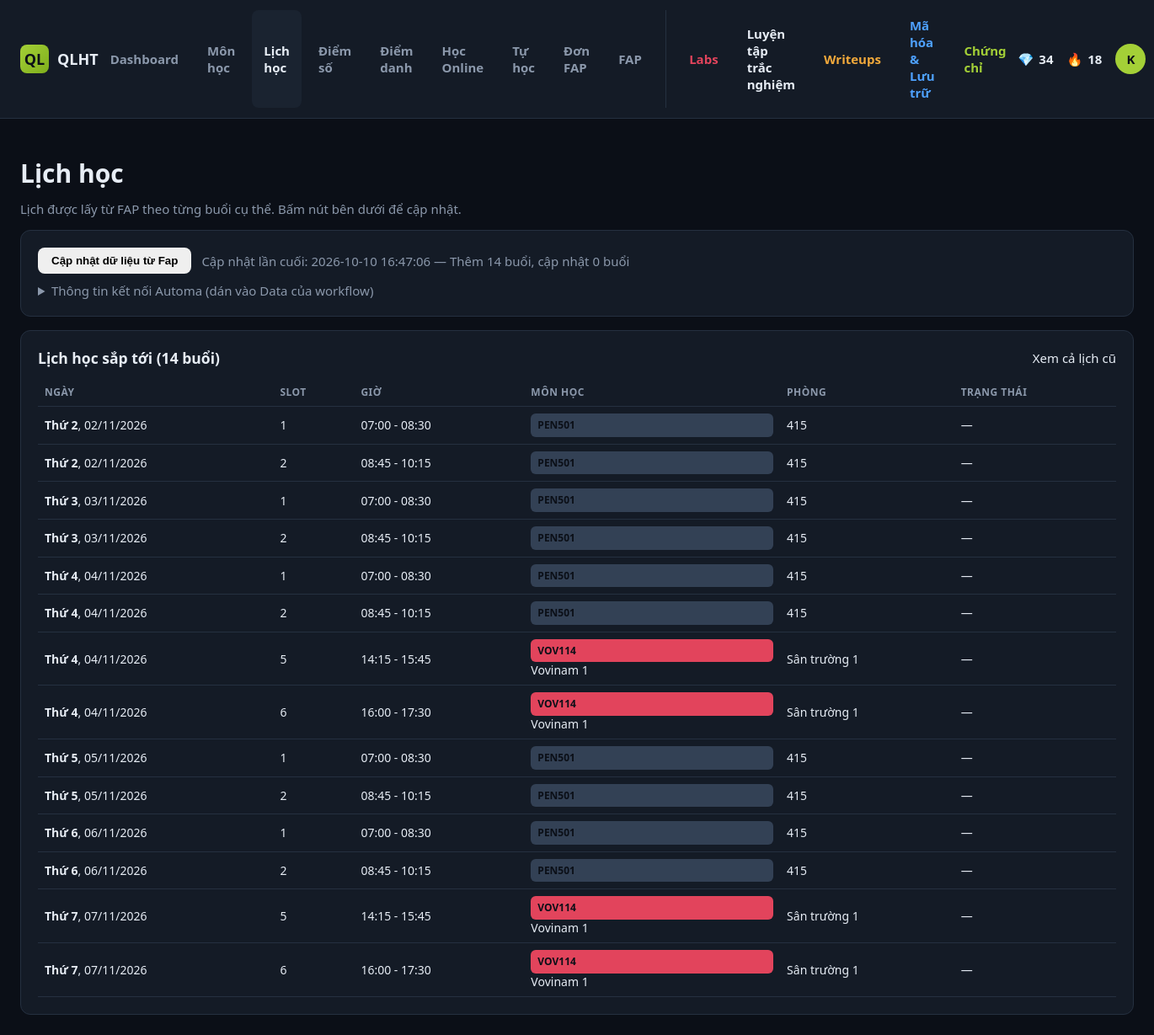
Page /schedule.php (signed in) on the committed database.
### tables this page shows
CREATE TABLE `students` (
  `id` int(11) NOT NULL,
  `student_code` varchar(20) NOT NULL,
  `full_name` varchar(100) NOT NULL,
  `major` varchar(150) NOT NULL,
  `email` varchar(100) DEFAULT NULL,
  `password_hash` varchar(255) NOT NULL,
  `role` enum('student','admin') NOT NULL DEFAULT 'student',
  `avatar` varchar(255) DEFAULT NULL,
  `streak_days` int(11) DEFAULT 0,
  `points` int(11) DEFAULT 0,
  `created_at` timestamp NOT NULL DEFAULT current_timestamp()
);

CREATE TABLE `fap_sync` (
  `student_id` int(11) NOT NULL,
  `token` char(48) NOT NULL,
  `last_sync_at` datetime DEFAULT NULL,
  `last_count` int(11) NOT NULL DEFAULT 0,
  `last_message` text DEFAULT NULL
);

CREATE TABLE `fap_sessions` (
  `id` int(11) NOT NULL,
  `student_id` int(11) NOT NULL,
  `subject_id` int(11) DEFAULT NULL,
  `subject_code` varchar(20) NOT NULL,
  `room` varchar(50) NOT NULL DEFAULT '',
  `session_date` date NOT NULL,
  `slot_number` tinyint(4) NOT NULL,
  `start_time` varchar(5) DEFAULT NULL,
  `end_time` varchar(5) DEFAULT NULL,
  `status` varchar(20) NOT NULL DEFAULT ''
);

CREATE TABLE `subjects` (
  `id` int(11) NOT NULL,
  `student_id` int(11) NOT NULL,
  `subject_code` varchar(20) NOT NULL,
  `subject_name` varchar(200) NOT NULL,
  `credits` int(11) DEFAULT 3,
  `semester` varchar(20) NOT NULL,
  `status` enum('not_started','ongoing','completed','exempted') DEFAULT 'not_started',
  `is_online` tinyint(1) DEFAULT 0,
  `online_platform` varchar(100) DEFAULT NULL,
  `online_link` varchar(255) DEFAULT NULL,
  `lecturer` varchar(150) DEFAULT NULL,
  `color` varchar(20) DEFAULT '#8bc53f',
  `created_at` timestamp NOT NULL DEFAULT current_timestamp()
);

### config/auth.php (called while the page is built, shortened)
<?php
require_once __DIR__ . '/database.php';
function isLoggedIn(): bool {
    return isset($_SESSION['student_id']);
}
function currentStudent(): ?array {
    static $cache = null;
    if ($cache === null) {
        $stmt = getDB()->prepare('SELECT * FROM students WHERE id = ?');
        $stmt->execute([$_SESSION['student_id']]);
        $cache = $stmt->fetch() ?: null;
    }
    return $cache;
}

### config/database.php (called while the page is built, shortened)
<?php
function getDB(): PDO {
    static $pdo = null;
    if ($pdo === null) {
        $dsn = "mysql:host=" . DB_HOST . ";port=" . DB_PORT . ";dbname=" . DB_NAME . ";charset=" . DB_CHARSET;
        $options = [
            PDO::ATTR_ERRMODE            => PDO::ERRMODE_EXCEPTION,
            PDO::ATTR_DEFAULT_FETCH_MODE => PDO::FETCH_ASSOC,
            PDO::ATTR_EMULATE_PREPARES   => false,
        ];
        try {
            $pdo = new PDO($dsn, DB_USER, DB_PASS, $options);
        } catch (PDOException $e) {
            http_response_code(500);
            die('Loi ket noi co so du lieu: ' . htmlspecialchars($e->getMessage()));
        }
    }
    return $pdo;
}

### includes/fap_sync.php (called while the page is built, shortened)
<?php
function fapGetRow(PDO $db, int $sid): array {
    $st = $db->prepare('SELECT * FROM fap_sync WHERE student_id = ?');
    $st->execute([$sid]);
    $row = $st->fetch();
    return $row;
}

### schedule.php (the view, shortened to what this page needs)
<?php
require_once __DIR__ . '/config/auth.php';
require_once __DIR__ . '/includes/fap_sync.php';
$db  = getDB();
$sid = (int)$_SESSION['student_id'];
$fap     = fapGetRow($db, $sid);
$syncing = isset($_GET['fap_sync']);
$importing = isset($_GET['fap_import']);
$showAll = isset($_GET['all']);
$sql = 'SELECT fs.*, s.subject_name, s.color
        FROM fap_sessions fs
        LEFT JOIN subjects s ON s.id = fs.subject_id
        WHERE fs.student_id = ?' . ($showAll ? '' : ' AND fs.session_date >= CURDATE()') . '
        ORDER BY fs.session_date, fs.slot_number';
$stmt = $db->prepare($sql);
$stmt->execute([$sid]);
$sessions = $stmt->fetchAll();
$dayNames = [1 => 'Thứ 2', 2 => 'Thứ 3', 3 => 'Thứ 4', 4 => 'Thứ 5', 5 => 'Thứ 6', 6 => 'Thứ 7', 7 => 'CN'];
$statusLabel = ['attended' => '✔ Đã học', 'absent' => '✖ Vắng', '' => '—'];
$today = date('Y-m-d');
$activePage = 'schedule';
include __DIR__ . '/includes/header.php';
?>
<h1>Lịch học</h1>
<p style="color:var(--text-dim); margin-top:-8px;">Lịch được lấy từ FAP theo từng buổi cụ thể. Bấm nút bên dưới để cập nhật.</p>
<div class="card" style="margin-bottom:16px;">
    <div style="display:flex; align-items:center; gap:12px; flex-wrap:wrap;">
        <button type="button" class="btn" id="fapSyncBtn" <?= ($syncing || $importing) ? 'disabled' : '' ?>>Cập nhật dữ liệu từ Fap</button>
        <span id="fapSyncStatus" style="color:var(--text-dim);">
            <?php if ($importing): ?>Đang lưu lịch học từ FAP…
            <?php elseif ($syncing): ?>Đang chờ Automa lấy dữ liệu từ FAP…
            <?php elseif ($fap['last_sync_at']): ?>Cập nhật lần cuối: <?= htmlspecialchars($fap['last_sync_at']) ?> — <?= htmlspecialchars($fap['last_message'] ?? '') ?>
            <?php else: ?>Chưa cập nhật lần nào.<?php endif; ?>
        </span>
    </div>
    <details style="margin-top:10px;">
        <summary style="cursor:pointer; color:var(--text-dim);">Thông tin kết nối Automa (dán vào Data của workflow)</summary>
    </details>
</div>
<div class="card">
    <div style="display:flex; justify-content:space-between; align-items:center; flex-wrap:wrap; gap:8px;">
        <h3 style="margin:0;"><?= $showAll ? 'Toàn bộ lịch học' : 'Lịch học sắp tới' ?> (<?= count($sessions) ?> buổi)</h3>
        <a href="schedule.php<?= $showAll ? '' : '?all=1' ?>"><?= $showAll ? 'Chỉ xem sắp tới' : 'Xem cả lịch cũ' ?></a>
    </div>
    <?php if (!$sessions): ?>
        <div class="empty-state" style="margin-top:12px;">Chưa có lịch học. Bấm “Cập nhật dữ liệu từ Fap” để lấy lịch.</div>
    <?php else: ?>
    <div style="overflow-x:auto; margin-top:12px;">
        <table style="width:100%; border-collapse:collapse;">
            <thead>
                <tr style="text-align:left; color:var(--text-dim);">
                    <th style="padding:8px;">Ngày</th>
                    <th style="padding:8px;">Slot</th>
                    <th style="padding:8px;">Giờ</th>
                    <th style="padding:8px;">Môn học</th>
                    <th style="padding:8px;">Phòng</th>
                    <th style="padding:8px;">Trạng thái</th>
                </tr>
            </thead>
            <tbody>
            <?php foreach ($sessions as $r):
                $ts = strtotime($r['session_date']);
                $isToday = $r['session_date'] === $today; ?>
                <tr style="border-top:1px solid rgba(255,255,255,.08); <?= $isToday ? 'background:rgba(34,197,94,.12);' : '' ?>">
                    <td style="padding:8px; white-space:nowrap;">
                        <strong><?= $dayNames[(int)date('N', $ts)] ?></strong>, <?= date('d/m/Y', $ts) ?>
                    </td>
                    <td style="padding:8px;"><?= (int)$r['slot_number'] ?></td>
                    <td style="padding:8px; white-space:nowrap;"><?= $r['start_time'] ? htmlspecialchars($r['start_time'] . ' - ' . $r['end_time']) : '—' ?></td>
                    <td style="padding:8px;">
                        <span class="subject-chip" style="display:inline-block; background:<?= htmlspecialchars($r['color'] ?: '#334155') ?>;">
                            <?= htmlspecialchars($r['subject_code']) ?>
                        </span>
                        <?= htmlspecialchars($r['subject_name'] ?? '') ?>
                    </td>
                    <td style="padding:8px;"><?= htmlspecialchars($r['room'] ?: '—') ?></td>
                    <td style="padding:8px;"><?= $statusLabel[$r['status']] ?? '—' ?></td>
                </tr>
            <?php endforeach; ?>
            </tbody>
        </table>
    </div>
    <?php endif; ?>
</div>
<?php include __DIR__ . '/includes/footer.php'; ?>

### includes/header.php (shortened to what this page needs)
<?php
$student = currentStudent();
$initial = $student ? mb_substr($student['full_name'], 0, 1) : '?';
?>
<!DOCTYPE html>
<html lang="vi">
<head>
<link rel="stylesheet" href="assets/css/style.css">
</head>
<body>
<div class="topbar">
    <div class="brand">
        <div class="logo">QL</div>
        QLHT
    </div>
    <nav>
        <a href="index.php" class="<?= $activePage === 'dashboard' ? 'active' : '' ?>">Dashboard</a>
        <a href="subjects.php" class="<?= $activePage === 'subjects' ? 'active' : '' ?>">Môn học</a>
        <a href="schedule.php" class="<?= $activePage === 'schedule' ? 'active' : '' ?>">Lịch học</a>
        <a href="grades.php" class="<?= $activePage === 'grades' ? 'active' : '' ?>">Điểm số</a>
        <a href="attendance.php" class="<?= $activePage === 'attendance' ? 'active' : '' ?>">Điểm danh</a>
        <a href="online.php" class="<?= $activePage === 'online' ? 'active' : '' ?>">Học Online</a>
        <a href="self_study.php" class="<?= ($activePage === 'self_study') ? 'active' : '' ?>">Tự học</a>
        <a href="fap.php" class="<?= $activePage === 'fap' ? 'active' : '' ?>">Đơn FAP</a>
         <a href="https://fap.fpt.edu.vn/Student.aspx" class="<?= $activePage === 'fap' ? 'active' : '' ?>">FAP</a>
    <a href="labs.php" class="<?= ($activePage === 'labs') ? 'active' : '' ?>" style="color: var(--red);"> Labs</a>
        <a href="quiz_take.php" class="<?= ($activePage === 'quiz') ? 'active' : '' ?>" style="color: var(--pink);">Luyện tập trắc nghiệm</a>
    <a href="writeups.php" class="<?= ($activePage === 'writeups') ? 'active' : '' ?>" style="color: var(--orange);"> Writeups</a>
    <a href="payloads.php" class="<?= ($activePage === 'payloads') ? 'active' : '' ?>" style="color: var(--blue);"> Mã hóa & Lưu trữ</a>
    <a href="certs.php" class="<?= ($activePage === 'certs') ? 'active' : '' ?>" style="color: var(--accent);"> Chứng chỉ</a>
    </nav>
    <div class="right">
        <?php if ($student): ?>
        <div class="stat-pill" title="Điểm rèn luyện"><span>💎</span> <?= (int)$student['points'] ?></div>
        <div class="stat-pill" title="Chuỗi ngày học liên tiếp"><span>🔥</span> <?= (int)$student['streak_days'] ?></div>
        <a href="profile.php" class="avatar"><?= htmlspecialchars($initial) ?></a>
        <?php endif; ?>
    </div>
</div>
<div class="page-wrap">

### assets/css/style.css (style rules this page uses)
:root { --bg: #0b0f17; --bg-panel: #141b26; --bg-panel-2: #1a2330; --border: #253040; --text: #e7edf5; --text-dim: #8b98ab; --accent: #a4d037; --accent-dark: #7fae1c; --blue: #4ea1ff; --red: #e2445c; --orange: #f2a93b; --purple: #9b6bd4; --radius: 12px; --sidebar-w: 232px; }
* { box-sizing: border-box; }
body { margin: 0; background: var(--bg); color: var(--text); font-family: "Segoe UI", Roboto, Inter, Arial, sans-serif; font-size: 15px; }
a { color: inherit; text-decoration: none; }
.topbar { display: flex; align-items: center; justify-content: space-between; padding: 12px 24px; background: var(--bg-panel); border-bottom: 1px solid var(--border); position: sticky; top: 0; z-index: 50; }
.topbar .brand { display: flex; align-items: center; gap: 10px; font-weight: 700; font-size: 18px; }
.topbar .brand .logo { width: 34px; height: 34px; border-radius: 8px; background: linear-gradient(135deg, var(--accent), var(--accent-dark)); display: flex; align-items: center; justify-content: center; color: #0b0f17; font-weight: 800; }
.topbar nav { display: flex; gap: 6px; }
.topbar nav a { padding: 8px 14px; border-radius: 8px; color: var(--text-dim); font-weight: 600; display: flex; align-items: center; gap: 6px; }
.topbar nav a.active, .topbar nav a:hover { color: var(--text); background: var(--bg-panel-2); }
.topbar .right { display: flex; align-items: center; gap: 16px; }
.stat-pill { display: flex; align-items: center; gap: 6px; font-weight: 700; color: var(--text); }
.avatar { width: 36px; height: 36px; border-radius: 50%; background: var(--accent); color: #0b0f17; display: flex; align-items: center; justify-content: center; font-weight: 800; }
.btn { padding: 8px 16px; border-radius: 8px; border: none; font-weight: 700; cursor: pointer; }
.page-wrap { max-width: 1400px; margin: 0 auto; padding: 24px; }
.card { background: var(--bg-panel); border: 1px solid var(--border); border-radius: var(--radius); padding: 20px; }
.card h2, .card h3 { margin-top: 0; }
table { width: 100%; border-collapse: collapse; }
th, td { text-align: left; padding: 10px 12px; border-bottom: 1px solid var(--border); font-size: 14px; }
th { color: var(--text-dim); font-weight: 700; text-transform: uppercase; font-size: 12px; letter-spacing: .04em; }
.subject-chip { width: 100%; border-radius: 6px; padding: 6px 8px; font-size: 12px; font-weight: 700; color: #0b0f17; cursor: grab; display: flex; flex-direction: column; justify-content: center; line-height: 1.3; }

### rows in the picture
students: points "34", streak_days "18", full_name "K"
fap_sync: last_sync_at "2026-10-10 16:47:06", last_message "Thêm 14 buổi, cập nhật 0 buổi"
fap_sessions: session_date "Thứ 2", session_date "02/11/2026", slot_number "1", start_time+end_time "07:00 - 08:30", subject_code "PEN501", room "415", status "—"
fap_sessions: session_date "Thứ 2", session_date "02/11/2026", slot_number "2", start_time+end_time "08:45 - 10:15", subject_code "PEN501", room "415", status "—"
fap_sessions: session_date "Thứ 3", session_date "03/11/2026", slot_number "1", start_time+end_time "07:00 - 08:30", subject_code "PEN501", room "415", status "—"
fap_sessions: session_date "Thứ 3", session_date "03/11/2026", slot_number "2", start_time+end_time "08:45 - 10:15", subject_code "PEN501", room "415", status "—"
fap_sessions: session_date "Thứ 4", session_date "04/11/2026", slot_number "1", start_time+end_time "07:00 - 08:30", subject_code "PEN501", room "415", status "—"
fap_sessions: session_date "Thứ 4", session_date "04/11/2026", slot_number "2", start_time+end_time "08:45 - 10:15", subject_code "PEN501", room "415", status "—"
fap_sessions: session_date "Thứ 4", session_date "04/11/2026", slot_number "5", start_time+end_time "14:15 - 15:45", subject_code "VOV114", subject.subject_name "Vovinam 1", room "Sân trường 1", status "—"
fap_sessions: session_date "Thứ 4", session_date "04/11/2026", slot_number "6", start_time+end_time "16:00 - 17:30", subject_code "VOV114", subject.subject_name "Vovinam 1", room "Sân trường 1", status "—"
fap_sessions: session_date "Thứ 5", session_date "05/11/2026", slot_number "1", start_time+end_time "07:00 - 08:30", subject_code "PEN501", room "415", status "—"
fap_sessions: session_date "Thứ 5", session_date "05/11/2026", slot_number "2", start_time+end_time "08:45 - 10:15", subject_code "PEN501", room "415", status "—"
fap_sessions: session_date "Thứ 6", session_date "06/11/2026", slot_number "1", start_time+end_time "07:00 - 08:30", subject_code "PEN501", room "415", status "—"
fap_sessions: session_date "Thứ 6", session_date "06/11/2026", slot_number "2", start_time+end_time "08:45 - 10:15", subject_code "PEN501", room "415", status "—"
fap_sessions: session_date "Thứ 7", session_date "07/11/2026", slot_number "5", start_time+end_time "14:15 - 15:45", subject_code "VOV114", subject.subject_name "Vovinam 1", room "Sân trường 1", status "—"
fap_sessions: session_date "Thứ 7", session_date "07/11/2026", slot_number "6", start_time+end_time "16:00 - 17:30", subject_code "VOV114", subject.subject_name "Vovinam 1", room "Sân trường 1", status "—"

### other values in the picture
count($sessions) "14"
